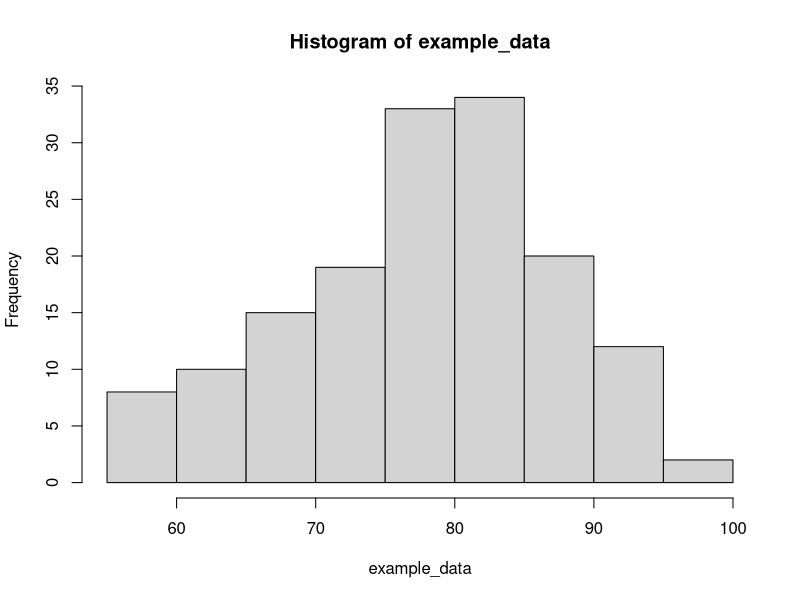
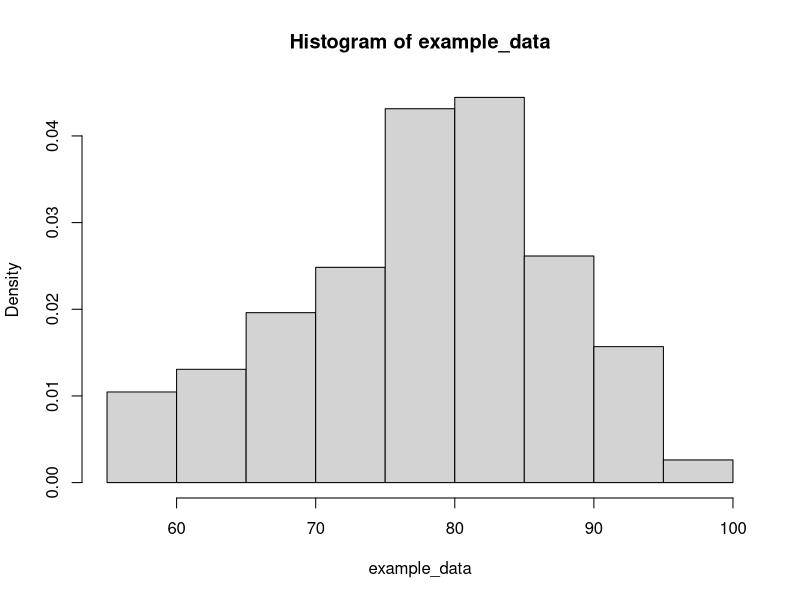

R code for these plots, in order:
## Stem-and-Leaf plot
islands # Areas of the World' major landmasses
stem(log10(islands))

## histogram
example_data <- c(67, 72, 74, 62, 56, 66, 65, 59, 61, 69, 74, 69, 66, 68, 58, 64, 66, 57, 68, 62, 59, 73, 61, 61, 57, 58, 57, 67, 81, 79, 76, 78, 74, 67, 84, 85, 79, 82, 87, 90, 87, 93, 92, 82, 80, 79, 77, 72, 65, 73, 76, 77, 76, 76, 76, 75, 78, 73, 80, 77, 83, 84, 85, 81, 84, 83, 83, 88, 92, 92, 89, 82, 73, 81, 91,  80, 81, 82, 84, 87, 85, 74, 81, 82, 86, 85, 82, 86, 88, 86, 83, 81, 81, 81, 82, 86, 85, 87, 89, 90,  90, 92, 86, 86, 82, 80, 79, 77, 79, 76, 78, 78, 77, 72, 75, 79, 81, 86, 88, 97, 94, 96, 94, 91, 92, 93, 93, 87, 84, 80, 78, 75, 73, 81, 76, 77, 71, 71, 78, 67, 76, 68, 82, 64, 71, 81, 69, 63, 70, 77,  75, 76, 68)
hist(example_data, freq=TRUE)
hist(example_data, freq=FALSE)

## numerical summary
summary(example_data)
